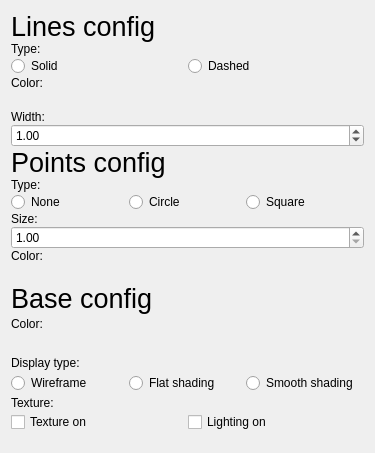
<?xml version="1.0" encoding="UTF-8"?>
<ui version="4.0">
 <class>Object3DConfigView</class>
 <widget class="QWidget" name="Object3DConfigView">
  <property name="geometry">
   <rect>
    <x>0</x>
    <y>0</y>
    <width>375</width>
    <height>453</height>
   </rect>
  </property>
  <property name="windowTitle">
   <string>Form</string>
  </property>
  <layout class="QGridLayout" name="gridLayout">
   <item row="0" column="0">
    <layout class="QVBoxLayout" name="MainLayout">
     <property name="spacing">
      <number>0</number>
     </property>
     <property name="bottomMargin">
      <number>10</number>
     </property>
     <item>
      <widget class="QLabel" name="LinesL">
       <property name="font">
        <font>
         <pointsize>20</pointsize>
        </font>
       </property>
       <property name="text">
        <string>Lines config</string>
       </property>
      </widget>
     </item>
     <item>
      <layout class="QVBoxLayout" name="LineTypeLayout">
       <property name="leftMargin">
        <number>0</number>
       </property>
       <property name="rightMargin">
        <number>0</number>
       </property>
       <item>
        <widget class="QLabel" name="LineTypeL">
         <property name="text">
          <string>Type:</string>
         </property>
        </widget>
       </item>
       <item>
        <layout class="QHBoxLayout" name="horizontalLayout">
         <item>
          <widget class="QRadioButton" name="LineTypeSolidB">
           <property name="text">
            <string>Solid</string>
           </property>
           <attribute name="buttonGroup">
            <string notr="true">LineTypeG</string>
           </attribute>
          </widget>
         </item>
         <item>
          <widget class="QRadioButton" name="LineTypeDashedB">
           <property name="text">
            <string>Dashed</string>
           </property>
           <attribute name="buttonGroup">
            <string notr="true">LineTypeG</string>
           </attribute>
          </widget>
         </item>
        </layout>
       </item>
      </layout>
     </item>
     <item>
      <layout class="QVBoxLayout" name="LineColorLayout">
       <property name="spacing">
        <number>0</number>
       </property>
       <property name="leftMargin">
        <number>0</number>
       </property>
       <property name="rightMargin">
        <number>0</number>
       </property>
       <item>
        <widget class="QLabel" name="LineColorL">
         <property name="text">
          <string>Color:</string>
         </property>
        </widget>
       </item>
       <item>
        <widget class="s21::TripletWidget" name="LineColorTriplet" native="true">
         <property name="minimumSize">
          <size>
           <width>0</width>
           <height>20</height>
          </size>
         </property>
        </widget>
       </item>
      </layout>
     </item>
     <item>
      <layout class="QVBoxLayout" name="LineWidthLayout">
       <property name="spacing">
        <number>0</number>
       </property>
       <property name="leftMargin">
        <number>0</number>
       </property>
       <property name="rightMargin">
        <number>0</number>
       </property>
       <property name="bottomMargin">
        <number>0</number>
       </property>
       <item>
        <widget class="QLabel" name="WidthL">
         <property name="text">
          <string>Width:</string>
         </property>
        </widget>
       </item>
       <item>
        <widget class="QDoubleSpinBox" name="LineWidthSB">
         <property name="minimum">
          <double>0.000000000000000</double>
         </property>
         <property name="maximum">
          <double>64.000000000000000</double>
         </property>
         <property name="singleStep">
          <double>1.000000000000000</double>
         </property>
         <property name="value">
          <double>1.000000000000000</double>
         </property>
        </widget>
       </item>
      </layout>
     </item>
     <item>
      <widget class="QLabel" name="PointsL">
       <property name="font">
        <font>
         <pointsize>20</pointsize>
        </font>
       </property>
       <property name="text">
        <string>Points config</string>
       </property>
      </widget>
     </item>
     <item>
      <layout class="QVBoxLayout" name="PointTypeLayout">
       <property name="spacing">
        <number>0</number>
       </property>
       <property name="leftMargin">
        <number>0</number>
       </property>
       <property name="rightMargin">
        <number>0</number>
       </property>
       <item>
        <widget class="QLabel" name="PointTypeL">
         <property name="text">
          <string>Type:</string>
         </property>
        </widget>
       </item>
       <item>
        <layout class="QHBoxLayout" name="horizontalLayout_2">
         <item>
          <widget class="QRadioButton" name="PointTypeNoneB">
           <property name="text">
            <string>None</string>
           </property>
           <attribute name="buttonGroup">
            <string notr="true">PointTypeG</string>
           </attribute>
          </widget>
         </item>
         <item>
          <widget class="QRadioButton" name="PointTypeCircleB">
           <property name="text">
            <string>Circle</string>
           </property>
           <attribute name="buttonGroup">
            <string notr="true">PointTypeG</string>
           </attribute>
          </widget>
         </item>
         <item>
          <widget class="QRadioButton" name="PointTypeSquareB">
           <property name="text">
            <string>Square</string>
           </property>
           <attribute name="buttonGroup">
            <string notr="true">PointTypeG</string>
           </attribute>
          </widget>
         </item>
        </layout>
       </item>
      </layout>
     </item>
     <item>
      <layout class="QVBoxLayout" name="PointWidthLayout">
       <property name="spacing">
        <number>0</number>
       </property>
       <property name="leftMargin">
        <number>0</number>
       </property>
       <property name="rightMargin">
        <number>0</number>
       </property>
       <property name="bottomMargin">
        <number>0</number>
       </property>
       <item>
        <widget class="QLabel" name="SizeL">
         <property name="text">
          <string>Size:</string>
         </property>
        </widget>
       </item>
       <item>
        <widget class="QDoubleSpinBox" name="PointSizeSB">
         <property name="minimum">
          <double>1.000000000000000</double>
         </property>
         <property name="maximum">
          <double>5.000000000000000</double>
         </property>
         <property name="singleStep">
          <double>1.000000000000000</double>
         </property>
        </widget>
       </item>
      </layout>
     </item>
     <item>
      <layout class="QVBoxLayout" name="PointColorLayout">
       <property name="spacing">
        <number>0</number>
       </property>
       <property name="leftMargin">
        <number>0</number>
       </property>
       <property name="rightMargin">
        <number>0</number>
       </property>
       <item>
        <widget class="QLabel" name="PointColorL">
         <property name="text">
          <string>Color:</string>
         </property>
        </widget>
       </item>
       <item>
        <widget class="s21::TripletWidget" name="PointColorTriplet" native="true">
         <property name="minimumSize">
          <size>
           <width>0</width>
           <height>20</height>
          </size>
         </property>
        </widget>
       </item>
      </layout>
     </item>
     <item>
      <widget class="QLabel" name="BaseL">
       <property name="font">
        <font>
         <pointsize>20</pointsize>
        </font>
       </property>
       <property name="text">
        <string>Base config</string>
       </property>
      </widget>
     </item>
     <item>
      <widget class="QLabel" name="BaseColorL">
       <property name="text">
        <string>Color:</string>
       </property>
      </widget>
     </item>
     <item>
      <widget class="s21::TripletWidget" name="BaseColorTriplet" native="true">
       <property name="minimumSize">
        <size>
         <width>0</width>
         <height>20</height>
        </size>
       </property>
      </widget>
     </item>
     <item>
      <widget class="QLabel" name="DisplayTypeL">
       <property name="text">
        <string>Display type:</string>
       </property>
      </widget>
     </item>
     <item>
      <layout class="QHBoxLayout" name="horizontalLayout_3">
       <item>
        <widget class="QRadioButton" name="DisplayTypeWireframeB">
         <property name="text">
          <string>Wireframe</string>
         </property>
         <attribute name="buttonGroup">
          <string notr="true">DisplayTypeG</string>
         </attribute>
        </widget>
       </item>
       <item>
        <widget class="QRadioButton" name="DisplayTypeFlatB">
         <property name="text">
          <string>Flat shading</string>
         </property>
         <attribute name="buttonGroup">
          <string notr="true">DisplayTypeG</string>
         </attribute>
        </widget>
       </item>
       <item>
        <widget class="QRadioButton" name="DisplayTypeSmoothB">
         <property name="text">
          <string>Smooth shading</string>
         </property>
         <attribute name="buttonGroup">
          <string notr="true">DisplayTypeG</string>
         </attribute>
        </widget>
       </item>
      </layout>
     </item>
     <item>
      <widget class="QLabel" name="TextureL">
       <property name="text">
        <string>Texture:</string>
       </property>
      </widget>
     </item>
     <item>
      <layout class="QHBoxLayout" name="horizontalLayout_4">
       <item>
        <widget class="QCheckBox" name="texture_toggleCB">
         <property name="text">
          <string>Texture on</string>
         </property>
        </widget>
       </item>
       <item>
        <widget class="QCheckBox" name="lighting_toggleCB">
         <property name="text">
          <string>Lighting on</string>
         </property>
        </widget>
       </item>
      </layout>
     </item>
    </layout>
   </item>
  </layout>
 </widget>
 <customwidgets>
  <customwidget>
   <class>s21::TripletWidget</class>
   <extends>QWidget</extends>
   <header location="global">TripletWidget.h</header>
   <container>1</container>
  </customwidget>
 </customwidgets>
 <resources/>
 <connections/>
 <buttongroups>
  <buttongroup name="PointTypeG"/>
  <buttongroup name="LineTypeG"/>
  <buttongroup name="DisplayTypeG"/>
 </buttongroups>
</ui>
